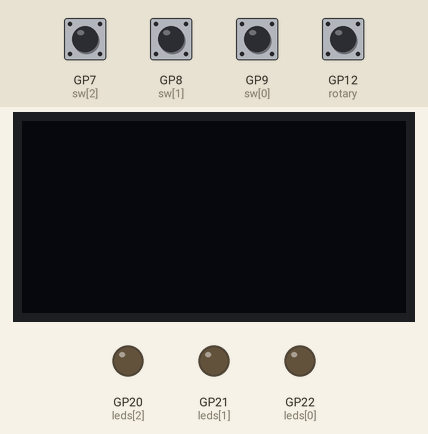
Recording of a program running on a simulated Raspberry Pi Pico running MicroPython. Shown: 128×64 one-colour display, output pins drawn as LEDs (lit = HIGH). The test bench sets the inputs (shaded band); at power-on: GP7 (sw[2]), GP8 (sw[1]), GP9 (sw[0]), GP12 (rotary) HIGH.

Above: at 1.2 s.
1.3 s: GP7 (sw[2]) pulled LOW for 0.15 s
At 2.5 s:
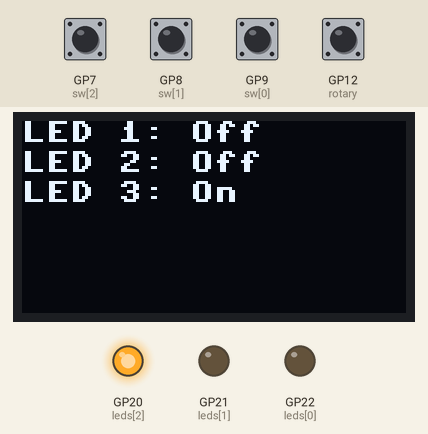
2.9 s: GP7 (sw[2]) pulled LOW for 1 s
At 3.9 s:
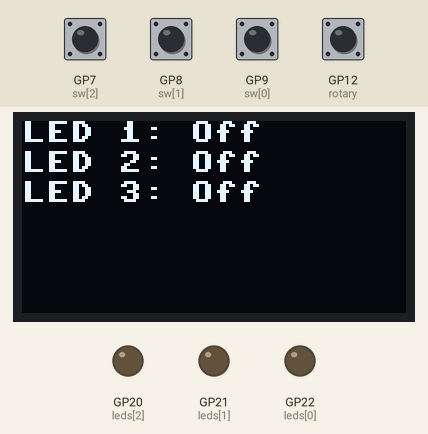
5.4 s: GP8 (sw[1]) pulled LOW for 0.15 s
At 5.8 s:
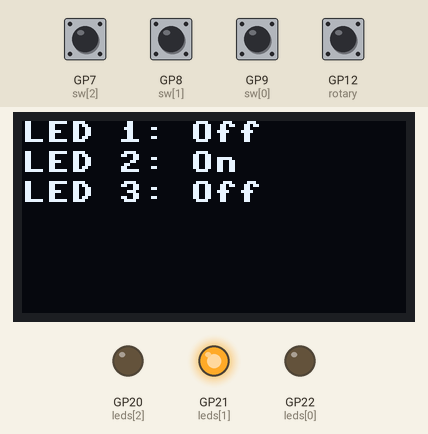
7.0 s: GP9 (sw[0]) pulled LOW for 0.15 s
At 8.2 s:
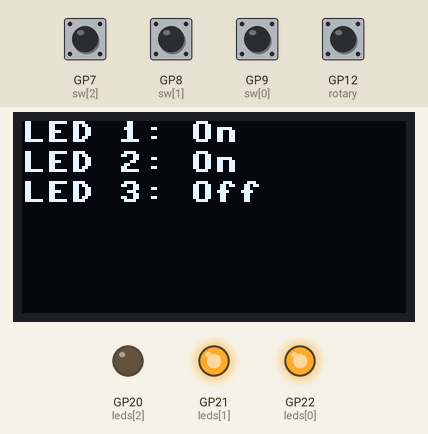
8.6 s: GP7 (sw[2]) pulled LOW for 0.15 s
At 9.4 s:
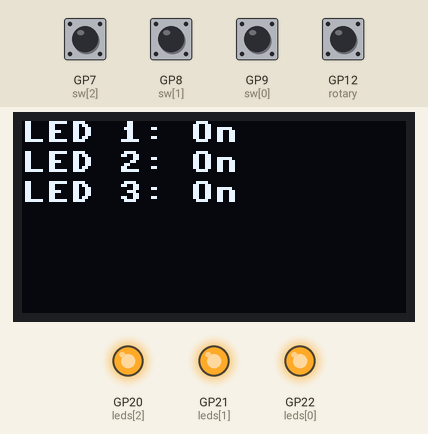
10.2 s: GP8 (sw[1]) pulled LOW for 1 s
At 10.6 s:
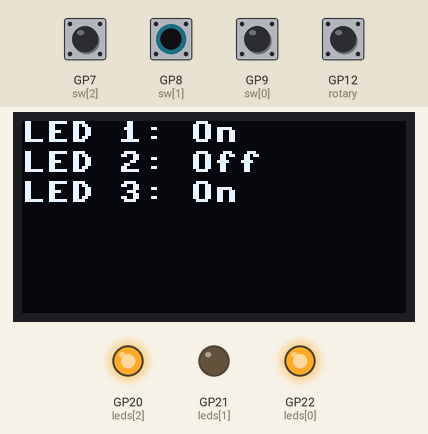
Timing chart, 0 to 13.2 s (numbered marks = the images above; inputs shaded):
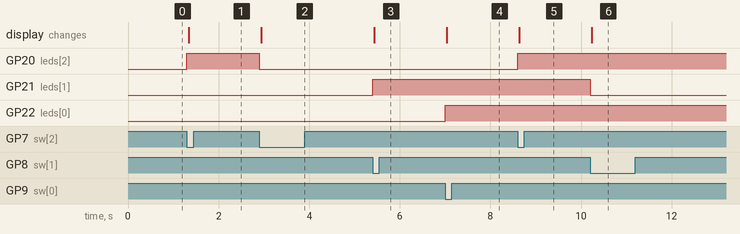

Measured:
- after the input at 1.3 s, GP20 (leds[2]): LOW → HIGH at once; the display: changes at once (image 1)
- after the input at 2.9 s, GP20 (leds[2]): HIGH → LOW at once; the display: changes at once (image 2)
- after the input at 5.4 s, GP21 (leds[1]): LOW → HIGH at once; the display: changes at once (image 3)
- after the input at 7.0 s, GP22 (leds[0]): LOW → HIGH at once; the display: changes at once (image 4)
- after the input at 8.6 s, GP20 (leds[2]): LOW → HIGH at once; the display: changes at once (image 5)
- after the input at 10.2 s, GP21 (leds[1]): HIGH → LOW at once; the display: changes at once (image 6)

The program:

E2_Sakari_Surenkin.py
```python
from machine import Pin, I2C
from ssd1306 import SSD1306_I2C

i2c = I2C(1, sda=Pin(14), scl=Pin(15))
oled = SSD1306_I2C(128, 64, i2c)

leds = [Pin(22, Pin.OUT), Pin(21, Pin.OUT), Pin(20, Pin.OUT)]
sw = [Pin(9, Pin.IN, Pin.PULL_UP), Pin(8, Pin.IN, Pin.PULL_UP), Pin(7, Pin.IN, Pin.PULL_UP)]
rotary = Pin(12, Pin.IN, Pin.PULL_UP)

leds_states = [0, 0, 0]

def updateDisplay():
    oled.fill(0)
    for i in range(len(leds)):
        oled.text("LED {}: {}".format(i+1, "On" if leds_states[i] else "Off"), 0, i*10)
    oled.show()

def interrupt(pin):
    global leds_states
    leds_states = [0, 0, 0]
    for led in leds:
        led.value(0)

rotary.irq(trigger=Pin.IRQ_FALLING, handler=interrupt)

while True:
    for i in range(len(sw)):
        if not sw[i].value():
            leds_states[i] = not leds_states[i]
            leds[i].value(leds_states[i])
            updateDisplay()
            while not sw[i].value():
                pass
```
